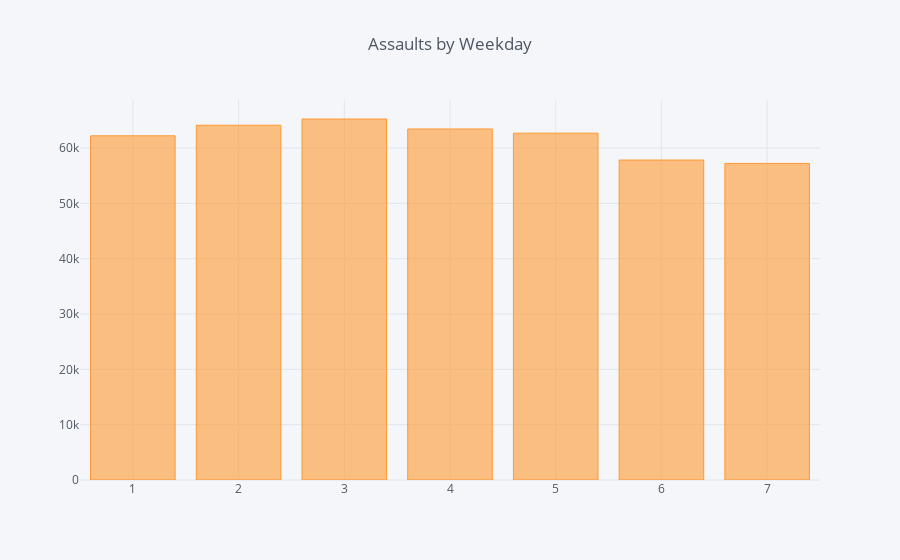

Write notebook code for a chart like this one.
### Code cell
# Assaults by Weekday
assault_day = pd.crosstab(df_assault['Weekday'], df_assault['Primary Type'])
assault_day.iplot(kind='bar', title='Assaults by Weekday')

### Figure 1 — Plotly figure (JSON) as saved in the notebook; plotly's stock layout.template omitted (floating-point values rounded to 4 significant figures)
{"data": [{"marker": {"color": "rgba(255, 153, 51, 0.6)", "line": {"color": "rgba(255, 153, 51, 1.0)", "width": 1}}, "name": "ASSAULT", "orientation": "v", "text": "", "type": "bar", "uid": "846814d4-ccd1-4e9f-bbc4-3ee321ecfacd", "x": [1, 2, 3, 4, 5, 6, 7], "y": [62214, 64127, 65252, 63447, 62689, 57838, 57227]}], "layout": {"legend": {"bgcolor": "#F5F6F9", "font": {"color": "#4D5663"}}, "paper_bgcolor": "#F5F6F9", "plot_bgcolor": "#F5F6F9", "title": {"font": {"color": "#4D5663"}, "text": "Assaults by Weekday"}, "xaxis": {"gridcolor": "#E1E5ED", "showgrid": true, "tickfont": {"color": "#4D5663"}, "title": {"font": {"color": "#4D5663"}, "text": ""}, "zerolinecolor": "#E1E5ED"}, "yaxis": {"gridcolor": "#E1E5ED", "showgrid": true, "tickfont": {"color": "#4D5663"}, "title": {"font": {"color": "#4D5663"}, "text": ""}, "zerolinecolor": "#E1E5ED"}}}
